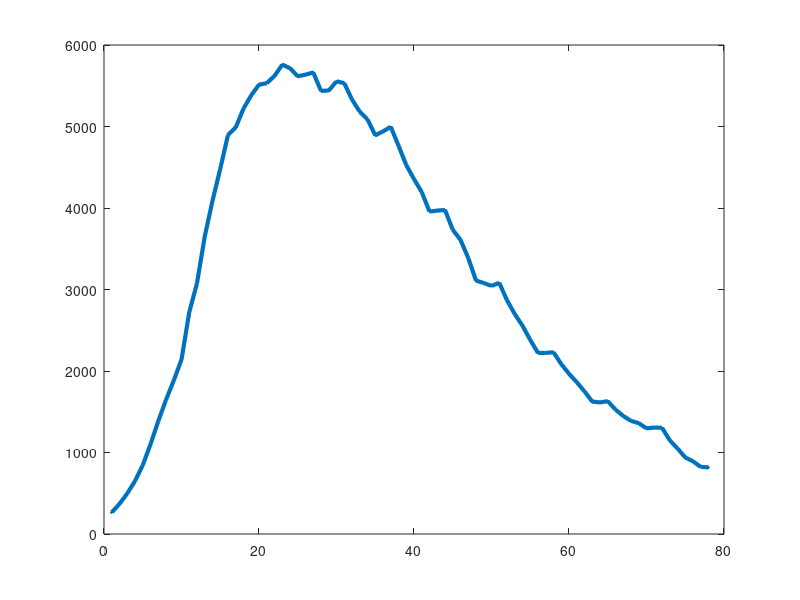

Here is the MATLAB script that generated this plot: (Note: this script raises an error after producing the figure.)
%=====================================================================
% PartCtest.m
%-training error = error between real data y and ŷ(t) = f(y(t-1)...y(t-p))
%-validation error = error between real data y and ŷ(t) = f(ŷ(t-1)...ŷ(t-p))
%=======================================================================


clear all
close all
load('y.mat', 'y');
% Confinement
yc = y(1:78);%55 = 0.7 * 78 ///// 23 = 0.3*78
yc_train = yc(1:55);
yc_val = yc(56:end);
%Social distancing
ysd = y(79:139);% 43 = 0.7*62 ////// 19 = 0.3*62
ysd_train = ysd(1:43);
ysd_val = ysd(44:end);
%% 
%---------------------------------
% Confinement Mode
%--------------------------------
pval = 1:26;
errorc_train = zeros(length(pval),1);
errorc_val = zeros(length(pval),1);
figure
plot(yc, '.-', 'LineWidth',3); hold on;
for p = 1:length(pval)
[errorc_val(p), errorc_train(p)] = error(yc,yc_train, yc_val, pval(p));
end
title('Confinement Mode Fitting and Prediction');
figure
plot(pval, errorc_train);
title('Confinement Mode - Training error in function of p');
figure
plot(pval, errorc_val);
title('Confinement Mode - Validation error in function of p');

%% 
%---------------------------------
% Social distancing Mode
%--------------------------------
pval = 1:20;
errorsd_train = zeros(length(pval),1);
errorsd_val = zeros(length(pval),1);
figure
plot(ysd, '.-', 'LineWidth',3); hold on;
for p = 1:length(pval)
[errorsd_val(p), errorsd_train(p)] = error(ysd,ysd_train, ysd_val, pval(p));
end
title('Social Distancing Mode - AR models of nb of hospitalizations - Training set');

figure
plot(pval, errorsd_train);
title('Social Distancing Mode - Training error in function of p');

figure
plot(pval, errorsd_val);
title('Social Distancing Mode - Validation error in function of p');

%%
%-----------------------------------------
% Useful functions
%------------------------------------------
function [error_val, error_train] = error(y,y_train, y_val, p)
N = length(y_train)-1;

% Solve least squares prob
alpha = solveLeastSquares(y_train, p,N);

y_train_p = pred(y_train, alpha, p);
%Training Error
error_train = norm(y_train(p+1:end)-y_train_p);

%Validation Error
ytemp = y(N+2-p:end);
y_val_p = pred(ytemp, alpha, p);
error_val = norm(y_val-y_val_p);

%plot([y_train(1:p);y_train_p], 'DisplayName',strcat('p=', num2str(p))); hold on;
plot([y_train;y_val_p], 'DisplayName',strcat('p=', num2str(p))); hold on;

end

function alpha = solveLeastSquares(y,p,N)
A = zeros(N-p+1,p+1);
A(:,1) = 1;
for j = 1:p
    A(:,p+2-j) = y(j:j+(N-p));
end
b=y(p+1:end);

if (N-p)>= p+1
    %QR decomp
    [Q,R] = qr(A);
    Qprim = Q(:,1:p+1);
    Rprim = R(1:p+1,:);
    %TODO : backward substitution
    alpha = Rprim\(Qprim'*b);
else
    alpha = A\b;
end

%model
%y_p = A*alpha;
%y_p = pred([zeros(p,1);y], alpha, p);
end

function y_p = pred(ytemp, alpha, p)
ytemp2 = ytemp;
for t = p+1 : length(ytemp)
   ytemp(t) = alpha(1);
   for i = 2:p+1
      ytemp(t) = ytemp(t)+alpha(i)*ytemp2(t-i+1);
   end
end
y_p = ytemp(p+1:end);
end

